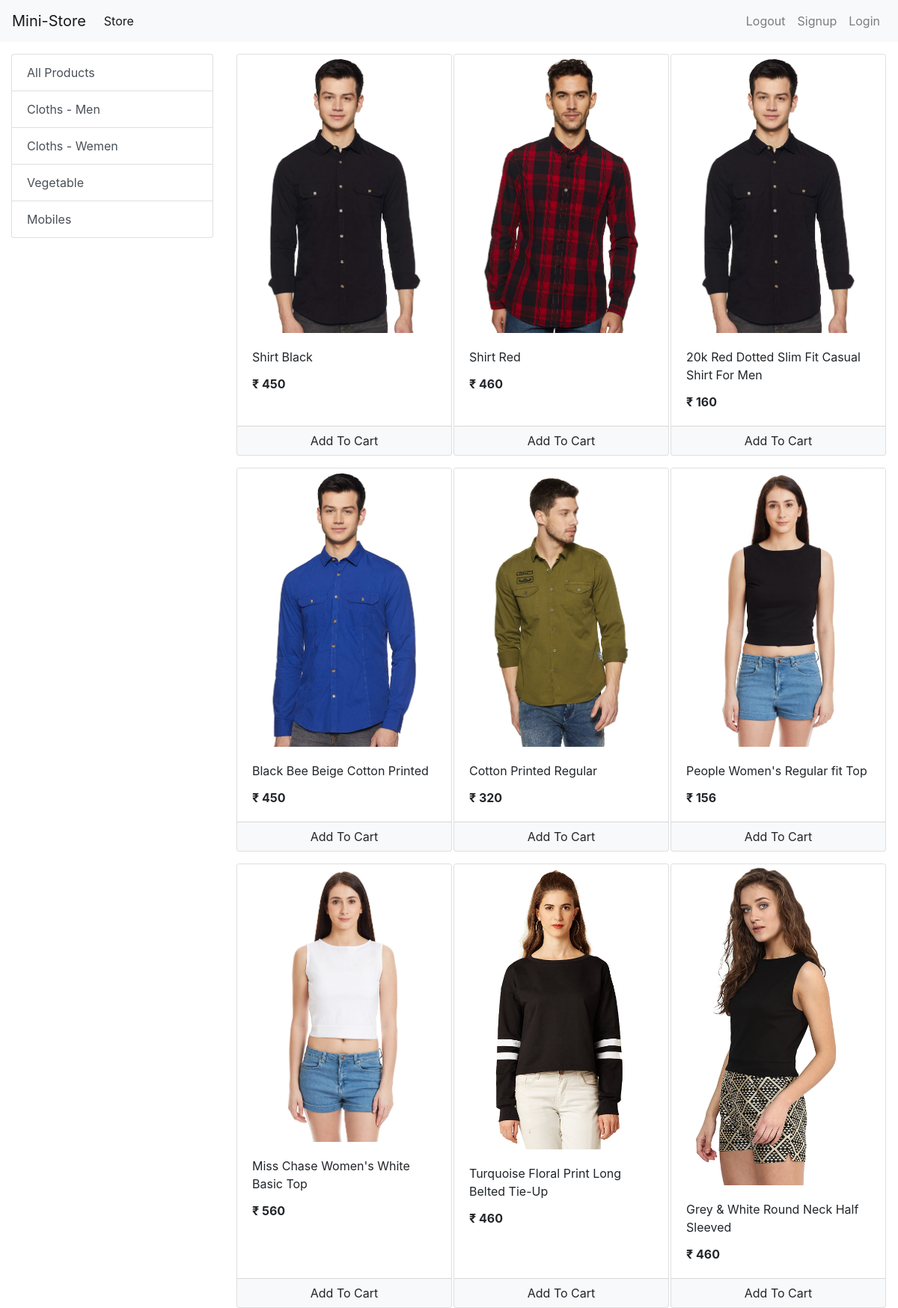
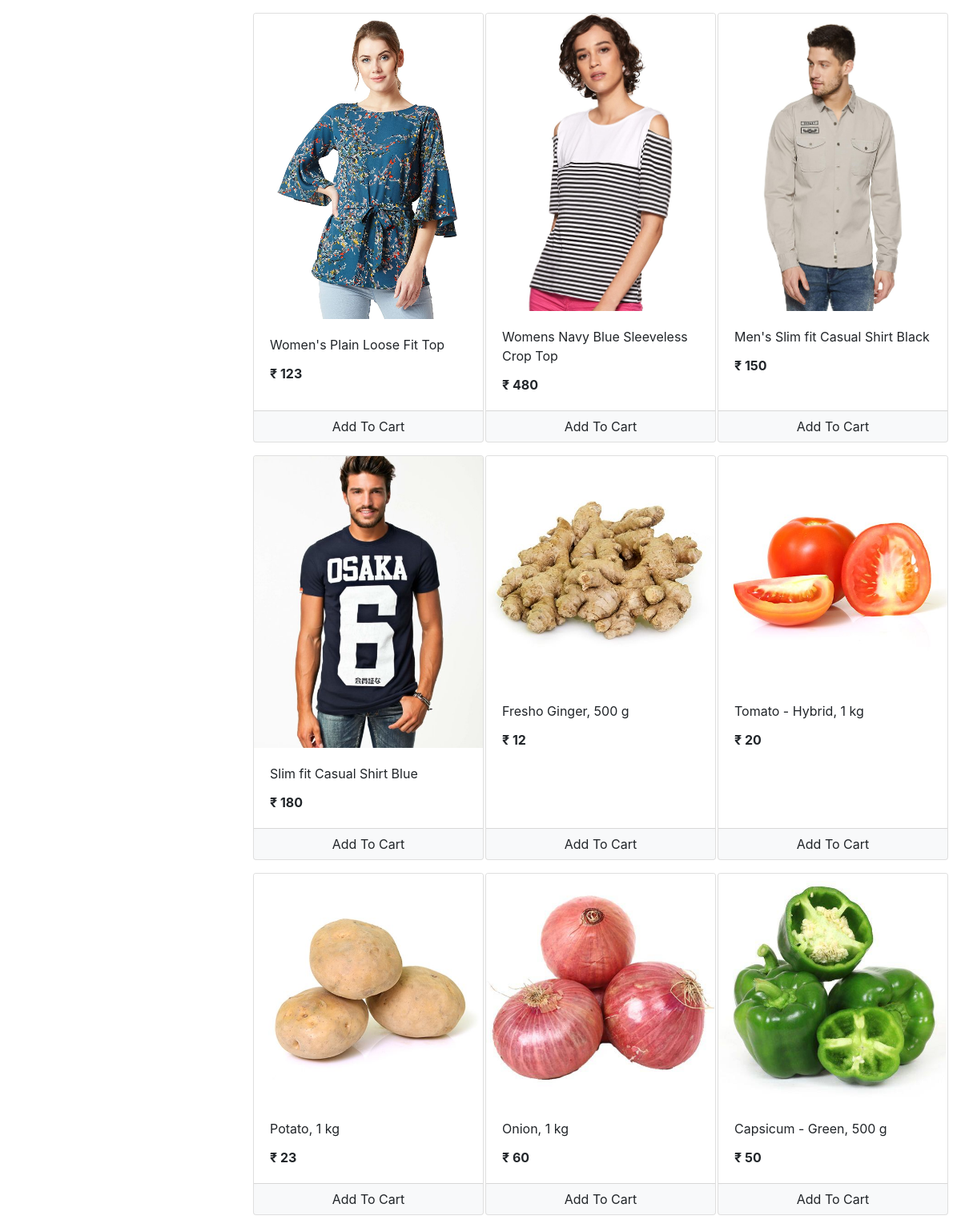
The app's page /store with its own data (2 pictures, top to bottom).
### store/models/category.py (models this page shows, shortened)
class Category(models.Model):
    name = models.CharField(max_length=20)
    @staticmethod
    def get_all_categories():
        return  Category.objects.all()

### store/models/product.py (models this page shows, shortened)
class Product(models.Model):
    name = models.CharField(max_length=50)
    price = models.IntegerField(default=0)
    category = models.ForeignKey(Category, on_delete=models.CASCADE,default=1)
    description = models.CharField(max_length=200, default='',null=True,blank=True)
    image = models.ImageField(upload_to='uploads/products/')
    @staticmethod
    def get_all_products():
        return Product.objects.all()

### store/views/home.py (the view)
# urls.py: path('',include('store.urls')),
def store(request):
    cart = request.session.get('cart')
    if not cart:
        request.session['cart'] = {}
    products = None
    categories = Category.get_all_categories()
    categoryID = request.GET.get('category')
    if categoryID:
        products = Product.get_all_products_by_categoryid(categoryID)
    else:
        products = Product.get_all_products();
    data = {}
    data['products'] = products
    data['categories'] = categories
    print('you are : ', request.session.get('email'))
    return render(request, 'index.html', data)

### store/templatetags/cart.py (called while the page is built)
@register.filter(name='is_in_cart')
def is_in_cart(product, cart):
    keys = cart.keys()
    for id in keys:
        if int(id) == product.id:
            return True
    return False;

### store/templatetags/custom_filter.py (called while the page is built)
@register.filter(name='currency')
def currency(number):
    return "₹ "+str(number)

### store/templates/index.html (shortened to what this page needs)
{% extends 'base.html' %}
{% block content %}
{% load cart %}
{% load custom_filter %}
<div class="container-fluid mt-3">
	<div class="row">
		<div class="col-lg-3 mx-auto">
			<div class="list-group">
				<a href="/" class="list-group-item list-group-item-action">All Products</a>
				{% for category in categories %}
				<a href="/?category={{category.id}}"
					class="list-group-item list-group-item-action">{{category.name}}</a>
				{% endfor %}
			</div>
		</div>
		<div id='products' class="col-lg-9 mx-auto">
			<div class="row mx-auto">
				{% for product in products %}
				<div class="card mx-auto mb-3" id={{product.id}} style="width: 18rem;">
					<img class="card-img-top" src="{{product.image.url}}" alt="Card image cap">
					<div class="card-body">
						<p class="card-title">{{product.name}}</p>
						<p class="card-text"><b>{{product.price|currency}}</b></p>
					</div>
					<div class="card-footer p-0 no-gutters">
						{% if product|is_in_cart:request.session.cart %}
						<div class="row no-gutters">
							<form action="/#{{product.id}}" class="col-2 " method="post">
								{% csrf_token %}
								<input hidden type="text" name='product' value='{{product.id}}'>
								<input hidden type="text" name='remove' value='True'>
								<input type="submit" value=" - " class="btn btn-block btn-light border-right">
							</form>
							<div class="text-center col">{{product|cart_quantity:request.session.cart}} in Cart</div>
							<form action="/#{{product.id}}" class="col-2 " method="post">
								{% csrf_token %}
								<input hidden type="text" name='product' value='{{product.id}}'>
								<input type="submit" value=" + " class="btn btn-block btn-light border-left">
							</form>
						</div>
						{% else %}
						<form action="/#{{product.id}}" method="POST" class="btn-block">
							<input type="submit" class="float-right btn btn-light  form-control"
								value="Add To Cart">
						</form>
						{% endif %}
					</div>
				</div>
				{% endfor %}
			</div>
		</div>
	</div>
</div>
{% endblock %}

### store/templates/base.html (shortened to what this page needs)
<!doctype html>
<html lang="en">
  <head>
    <link rel="stylesheet" href="https://cdn.jsdelivr.net/npm/bootstrap@4.0.0/dist/css/bootstrap.min.css">
  </head>
  <body>
  <nav class="navbar navbar-expand-lg navbar-light bg-light">
    <a class="navbar-brand" href="#">Mini-Store</a>
    <div class="collapse navbar-collapse" id="navbarSupportedContent">
      <ul class="navbar-nav mr-auto">
        <li class="nav-item active">
          <a class="nav-link" href="#">Store <span class="sr-only">(current)</span></a>
        </li>
      </ul>
      <ul class="navbar-nav my-2 my-lg-0">
        <li class="nav-item ">
          <a class="nav-link" href="#">Logout <span class="sr-only">(current)</span></a>
        </li>
        <li class="nav-item ">
          <a class="nav-link" href="/signup">Signup <span class="sr-only">(current)</span></a>
        </li>
        <li class="nav-item ">
          <a class="nav-link" href="/login">Login <span class="sr-only">(current)</span></a>
        </li>
      </ul>
    </div>
  </nav>
  {% block content %}{% endblock %}
  </body>
</html>

### records on screen
Category: name "Cloths - Men"
Category: name "Cloths - Wemen"
Category: name "Vegetable"
Category: name "Mobiles"
Product: {{ product.id }} 1 (drawn), image (picture), name "Shirt Black", price "₹ 450"
Product: image (picture), name "Shirt Red", price "₹ 460"
Product: image (picture), name "20k Red Dotted Slim Fit Casual Shirt For Men", price "₹ 160"
Product: image (picture), name "Black Bee Beige Cotton Printed", price "₹ 450"
Product: image (picture), name "Cotton Printed Regular", price "₹ 320"
Product: image (picture), name "People Women's Regular fit Top", price "₹ 156"
Product: image (picture), name "Miss Chase Women's White Basic Top", price "₹ 560"
Product: image (picture), name "Turquoise Floral Print Long Belted Tie-Up", price "₹ 460"
Product: image (picture), name "Grey & White Round Neck Half Sleeved", price "₹ 460"
Product: image (picture), name "Women's Plain Loose Fit Top", price "₹ 123"
Product: image (picture), name "Womens Navy Blue Sleeveless Crop Top", price "₹ 480"
Product: image (picture), name "Men's Slim fit Casual Shirt Black", price "₹ 150"
Product: image (picture), name "Slim fit Casual Shirt Blue", price "₹ 180"
Product: image (picture), name "Fresho Ginger, 500 g", price "₹ 12"
Product: image (picture), name "Tomato - Hybrid, 1 kg", price "₹ 20"
Product: image (picture), name "Potato, 1 kg", price "₹ 23"
Product: image (picture), name "Onion, 1 kg", price "₹ 60"
Product: {{ product.id }} 18 (drawn), image (picture), name "Capsicum - Green, 500 g", price "₹ 50"
